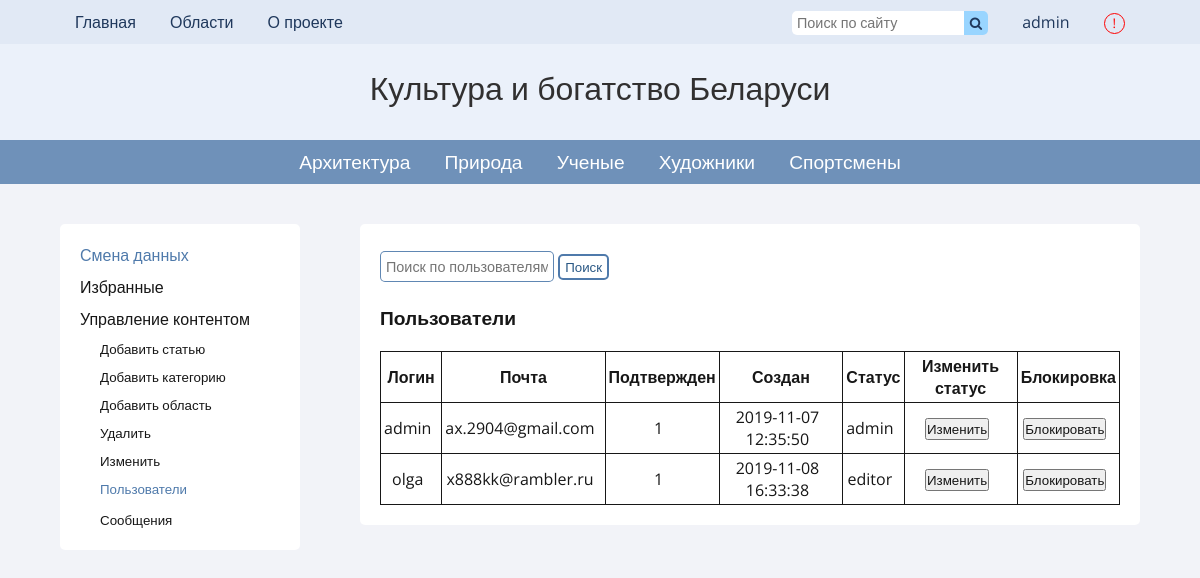
Screenshot of /pages/users.php (signed in) with the database file from the repository.
### tables this page shows
CREATE TABLE `users` (
  `id` int(11) NOT NULL,
  `name` varchar(20) NOT NULL,
  `password` text NOT NULL,
  `email` varchar(50) NOT NULL,
  `vkey` text NOT NULL,
  `verified` int(2) NOT NULL DEFAULT 0,
  `status` varchar(20) NOT NULL DEFAULT 'member',
  `created` timestamp NOT NULL DEFAULT current_timestamp(),
  `tracked_articles` text DEFAULT NULL
);

CREATE TABLE `categories` (
  `id` int(11) NOT NULL,
  `title` varchar(100) NOT NULL,
  `description` text NOT NULL,
  `last_author` varchar(20) DEFAULT NULL,
  `pubdate` timestamp NOT NULL DEFAULT current_timestamp()
);

### includes/get-user.php (called while the page is built)
<?php
	if (isset($_SESSION['user'])) {
		$user_id = $_SESSION['user'];
		$user = mysqli_query($connection, "SELECT * FROM `users` WHERE `id` = $user_id");
		if (mysqli_num_rows($user) !== false) {
			$user = mysqli_fetch_assoc($user);
			$user_name = $user['name'];
		}
	}

### includes/config.php (called while the page is built, shortened)
<?php
	$params = array(
		'title' => 'Культура и богатство Беларуси'
	);

### pages/users.php (the view, shortened to what this page needs)
<?php
	require '../includes/config.php';
	require '../includes/get-user.php';
	if (isset($_SESSION['user']) and $user['status'] == 'admin') {
		?>
		<!DOCTYPE html>
		<html lang="ru">
		<head>
			<?php include '../includes/common-header.php' ?>
			<link rel="stylesheet" type="text/css" href="../css/users.css">
		</head>
		<body>
			<?php include '../includes/header.php' ?>
			<aside><?php
				function currentUrl($url)
				{
					if (strpos($_SERVER['REQUEST_URI'], $url) !== false) {
						echo 'current-page';
					}
				}
			include '../includes/user-page-aside.php';
			?></aside>
			<div class="additional"><?php include '../includes/user-page-aside.php'; ?></div>
			<section class="side-section">
				<form action="users.php" method="get">
					<input  name="search-user" type="text" placeholder="Поиск по пользователям" value="<?php echo @$_GET['search-user'] ?>">
					<button class="send-button">Поиск</button>
				</form>
				<br>
				<div class="page_subtitle">
					<span>Пользователи</span>
				</div>
				<table>
					<tr>
						<th>Логин</th>
						<th>Почта</th>
						<th>Подтвержден</th>
						<th>Создан</th>
						<th>Статус</th>
						<th>Изменить статус</th>
						<th>Блокировка</th>
					</tr>
					<?php
						if (!isset($_GET['search-user'])) {
							$users = mysqli_query($connection, "SELECT * FROM `users` ORDER BY `name`");
						}
						if (mysqli_num_rows($users) > 0) {
							while ($other_user = mysqli_fetch_assoc($users)) { ?>
								<tr>
									<td><?php echo $other_user['name'] ?></td>
									<td><?php echo $other_user['email'] ?></td>
									<td id="ver-<?php echo $other_user['id'] ?>"><?php echo $other_user['verified'] ?></td>
									<td><?php echo $other_user['created'] ?></td>
									<td id="<?php echo $other_user['id'] ?>"><?php echo $other_user['status'] ?></td>
									<td><button type="button" onclick="Status(<?php echo $other_user['id'] ?>)">Изменить</button></td>
									<td><button id="but-ver-<?php echo $other_user['id'] ?>" type="button" onclick="Block(<?php echo $other_user['id'] ?>)">
										<?php
											if ($other_user['verified'] == -1) {
												echo 'Разблокировать';
											}
											else {
												echo 'Блокировать';
											}
										?>
									</button></td>
								</tr>
								<?php
							}
						}
					?>
				</table>
			</section>
		</body>
		</html>
<?php } ?>

### includes/header.php (shortened to what this page needs)
<?php require '../includes/get-user.php' ?>
<link rel="stylesheet" type="text/css" href="../css/header.css">
<link rel="stylesheet" href="https://cdnjs.cloudflare.com/ajax/libs/font-awesome/4.7.0/css/font-awesome.min.css">
<header>
	<div class="tool-section">
		<div id="tool-content">
			<div id="left">
				<a href="home.php">Главная</a>
				<div class="dropdown">
					<a onclick="showDistricts()">Области</a>
				</div>
				<a href="about.php">О проекте</a>
			</div>
			<div id="right">
				<div class="search-section">
					<form method="get" action="../pages/search-results.php" autocomplete="off">
						<input class="search-input" type="text" placeholder="Поиск по сайту" name="search_key" value="<?php if (isset($key)) {echo $key;} ?>" maxlength="25">
						<button class="search-btn" type="submit"><i class="fa fa-search"></i></button>
					</form>
				</div>
				<?php
					if (!isset($_SESSION['user'])) { ?>
						<a href="login.php">Вход</a>
					<?php }
					else { ?>
						<a href="user.php"><?php echo $user_name  ?></a>
					<?php } ?>
				<button id="complain-button" title="Сообщить о проблеме модераторам" type="button" onclick="fullwindowpopup()"><span id="exclamation-mark">!</span></button>
			</div>
		</div>
	</div>
	<div class="logo">
		<a href="home.php">
		<?php echo $params['title'] ?></a>
	</div>
	<div class="categories-section">
		<ul id="categories-section">
			<?php
				$categories = mysqli_query($connection, "SELECT `title`, `id` FROM `categories` ORDER BY `id` ASC");
				while ($cat = mysqli_fetch_assoc($categories)) {
					$id = $cat['id'];
					?>
					<li <?php cur_page("category.php?cat=" . $id) ?>><a href="category.php?cat=<?php echo $id ?>"><?php echo $cat['title'] ?> </a></li>
			<?php } ?>
		</ul>
	</div>
</header>

### css/main.css (style rules this page uses)
* { margin: 0; padding: 0; font-family: 'Open Sans', sans-serif; color: #171717; box-sizing: border-box; }
body { min-height: 100vh; background-color: #f2f3f8; }
a { text-decoration: none; }
section { overflow: auto; max-width: 100%; padding: 20px; margin: 0 5%; background-color: #fff; border-radius: 5px; }
.side-section { width: 65%; float: right; }
input, textarea { border-radius: 5px; border: 1px solid rgba(79, 122, 171, 0.9); padding: 5px; font-size: 0.9em; max-width: 100%; }
.page_subtitle span { font-size: 1.2em; font-weight: bold; }
.page_subtitle, .centered-page-subtitle { margin-bottom: 20px; }
button { cursor: pointer; }
.send-button { color: #2a5885; margin-top: 10px; border-radius: 5px; padding: 2px 5px 2px 5px; border: 2px solid rgba(79, 122, 171, 1); background-color: transparent; }

### css/aside.css (style rules this page uses)
aside { float: left; margin-left: 5%; width: 20%; background-color: #fff; padding: 20px; border-radius: 5px; }
table td { padding-right: 10px; }

### css/users.css (style rules this page uses)
table { margin: 0 auto; max-width: 100%; border-collapse: collapse; }
td, th { word-wrap: break-word; text-align: center; border: 1px solid #171717; padding: 3px; }

### css/header.css (style rules this page uses)
header { width: 100%; margin-bottom: 40px; }
.tool-section, .logo, .categories-section { width: 100%; padding: 0 5% 0 5%; }
.tool-section { text-align: center; font-size: 1em; height: 44px; line-height: 44px; background-color: #e1e9f5; }
.tool-section a, #tool-content a { cursor: pointer; color: #1f385c; margin: 5px 15px 5px 15px; }
.search-section { display: inline-block; margin-right: 15px; }
.logo { word-wrap: break-word; padding-top: 0.7em; text-align: center; font-size: 2em; height: 3em; background-color: #ebf1fa; }
.logo a { cursor: default; color: #313030; }
.categories-section { text-align: center; background-color: rgba(79, 122, 171, 0.8); }
#right { float: right; }
#left { float: left; }
.search-input { border: 0; height: 24px; border-top-right-radius: 0; border-bottom-right-radius: 0; }
.search-btn { border: 0; background-color: #99d5ff; border-top-right-radius: 5px; border-bottom-right-radius: 5px; margin-top: 10.5px; width: 24px; height: 24px; float: right; }
.search-btn i { color: #1f385c; }
#complain-button { margin-left: 15px; margin-right: 15px; width: 1.6em; height: 1.6em; vertical-align: middle; border-radius: 50%; border: 1px solid red; background-color: transparent; }
.dropdown { display: inline-block; }
#exclamation-mark { color: red; display: block; line-height: 1em; }
li { vertical-align: middle; font-size: 1.2em; height: 44px; line-height: 44px; display: inline-block; padding: 0 15px 0 15px; }
li a { color: #fff; }

### rows the page displays
users: name "admin", email "ax.2904@gmail.com", verified "1", created "2019-11-07 12:35:50", status "admin", shows "Блокировать"
categories: title "Архитектура"
categories: title "Природа"
categories: title "Ученые"
categories: title "Художники"
categories: title "Спортсмены"
users: name "olga", email "x888kk@rambler.ru", verified "1", created "2019-11-08 16:33:38", status "editor", shows "Блокировать"

### other values shown
$params['title'] "Культура и богатство Беларуси"
